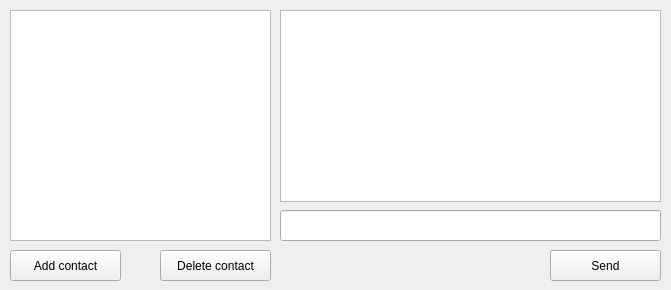
<?xml version="1.0" encoding="UTF-8"?>
<ui version="4.0">
 <class>Form</class>
 <widget class="QWidget" name="Form">
  <property name="geometry">
   <rect>
    <x>0</x>
    <y>0</y>
    <width>671</width>
    <height>290</height>
   </rect>
  </property>
  <property name="windowTitle">
   <string>QtMessenger</string>
  </property>
  <widget class="QLineEdit" name="lineEdit">
   <property name="geometry">
    <rect>
     <x>280</x>
     <y>210</y>
     <width>381</width>
     <height>31</height>
    </rect>
   </property>
   <property name="inputMask">
    <string/>
   </property>
  </widget>
  <widget class="QPushButton" name="pushSend">
   <property name="geometry">
    <rect>
     <x>550</x>
     <y>250</y>
     <width>111</width>
     <height>31</height>
    </rect>
   </property>
   <property name="text">
    <string>Send</string>
   </property>
  </widget>
  <widget class="QTextBrowser" name="textBrowser">
   <property name="geometry">
    <rect>
     <x>280</x>
     <y>10</y>
     <width>381</width>
     <height>192</height>
    </rect>
   </property>
  </widget>
  <widget class="QListWidget" name="listWidget">
   <property name="geometry">
    <rect>
     <x>10</x>
     <y>10</y>
     <width>261</width>
     <height>231</height>
    </rect>
   </property>
  </widget>
  <widget class="QPushButton" name="pushAdd">
   <property name="geometry">
    <rect>
     <x>10</x>
     <y>250</y>
     <width>111</width>
     <height>31</height>
    </rect>
   </property>
   <property name="text">
    <string>Add contact</string>
   </property>
  </widget>
  <widget class="QPushButton" name="pushDelete">
   <property name="geometry">
    <rect>
     <x>160</x>
     <y>250</y>
     <width>111</width>
     <height>31</height>
    </rect>
   </property>
   <property name="text">
    <string>Delete contact</string>
   </property>
  </widget>
 </widget>
 <resources/>
 <connections>
  <connection>
   <sender>Form</sender>
   <signal>destroyed()</signal>
   <receiver>Form</receiver>
   <slot>close()</slot>
   <hints>
    <hint type="sourcelabel">
     <x>335</x>
     <y>144</y>
    </hint>
    <hint type="destinationlabel">
     <x>335</x>
     <y>144</y>
    </hint>
   </hints>
  </connection>
 </connections>
</ui>
